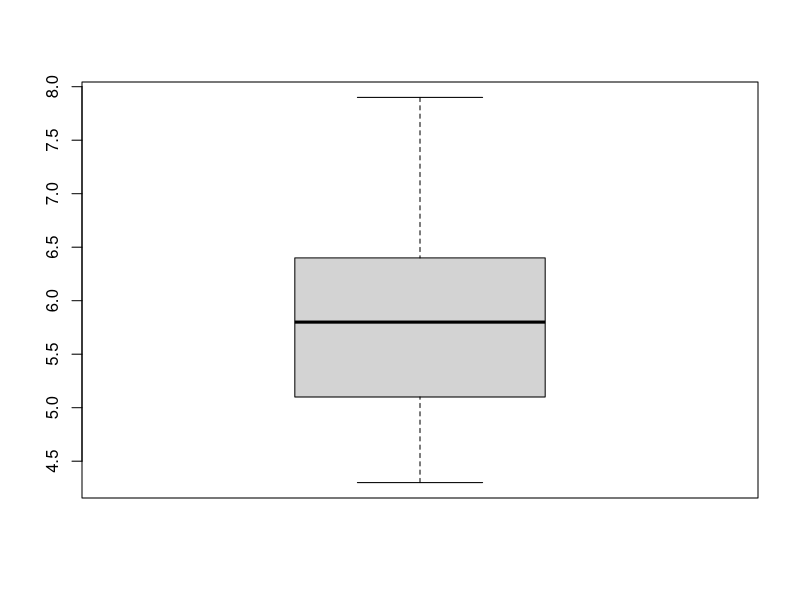
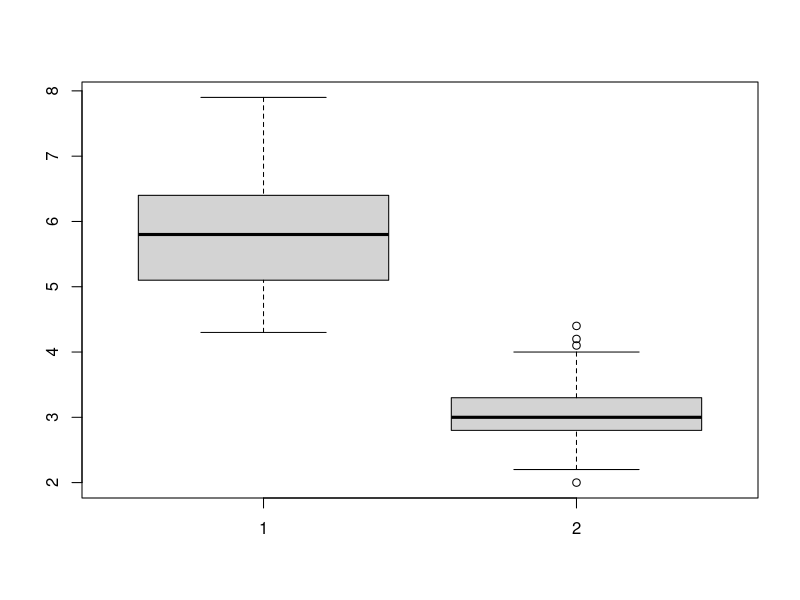
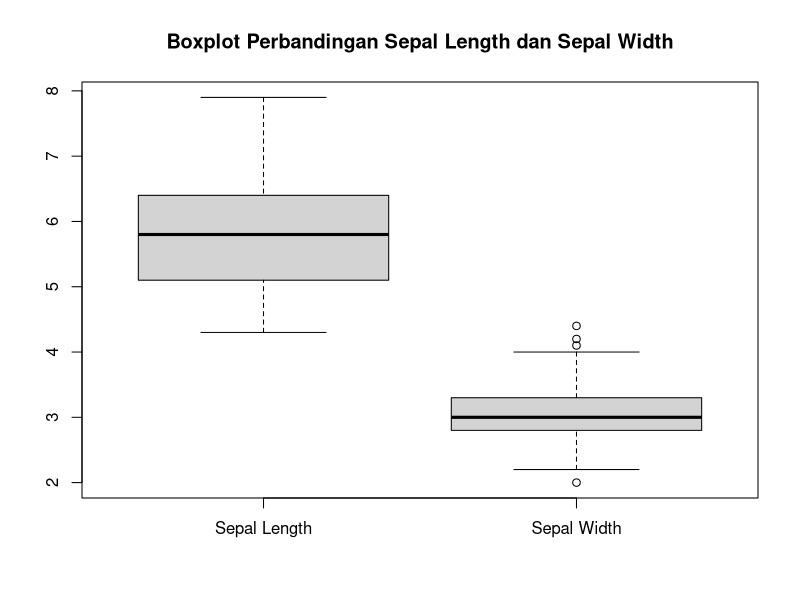
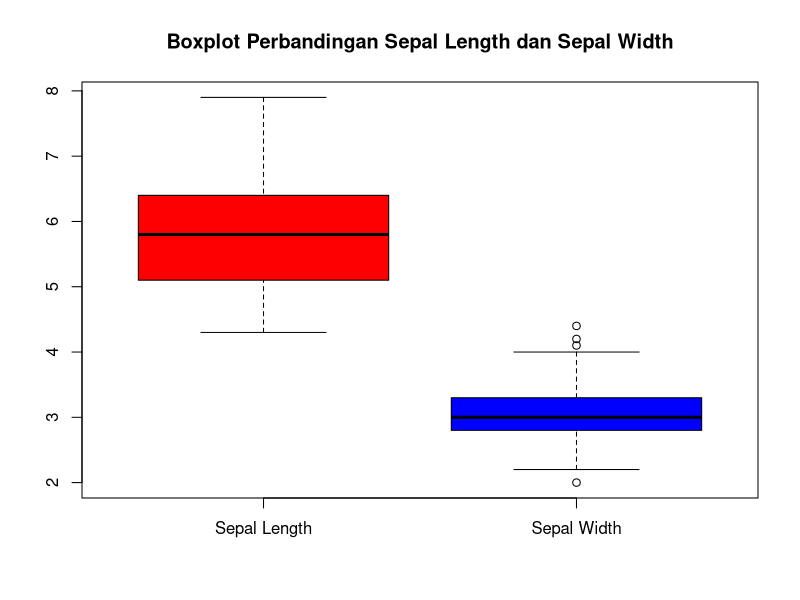
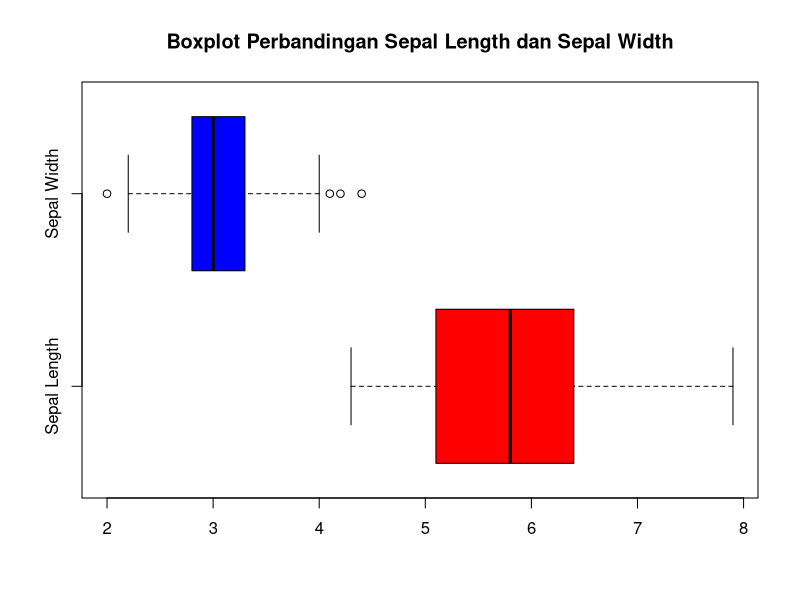
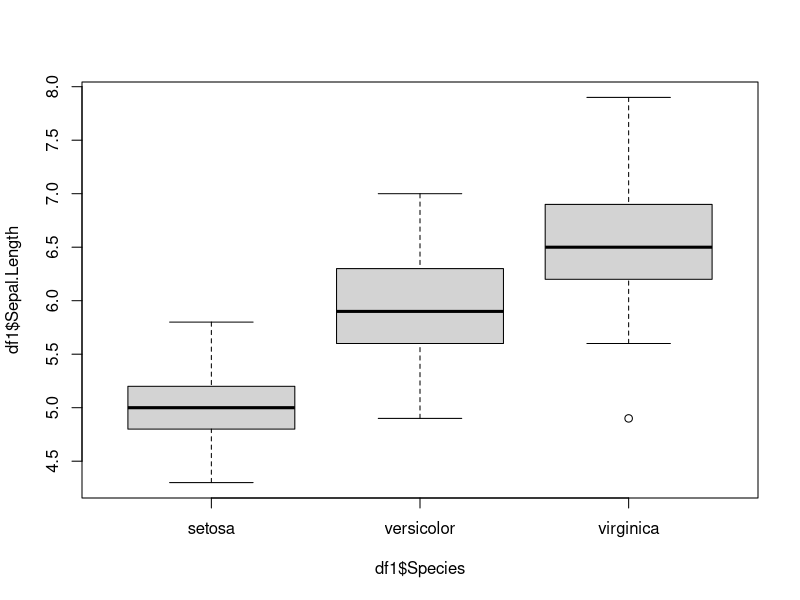
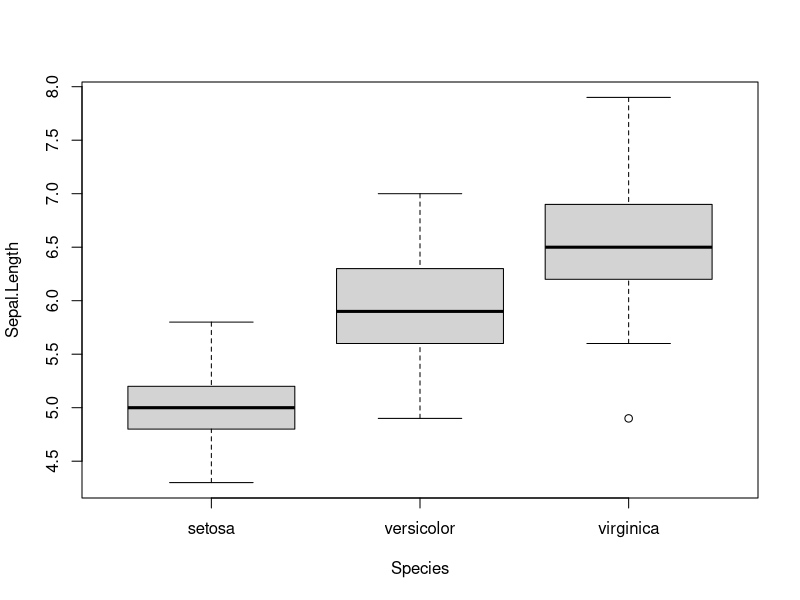
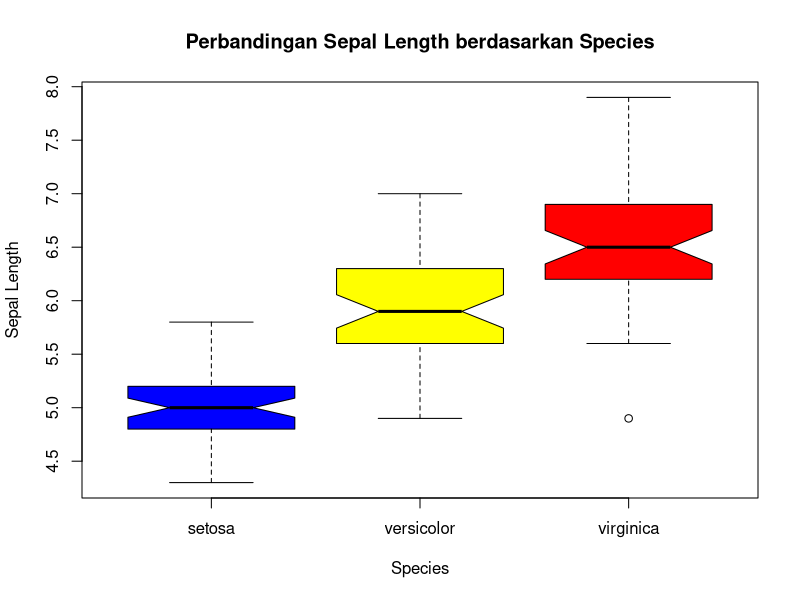

Write the R code that produced these figures, in order.
## ---- chunk 1
data("iris")
## ---- chunk 2
df1 <- iris
## ---- chunk 3
View(df1)
df1
## ---- chunk 4
ls(df1)
## ---- chunk 5
boxplot(df1$Sepal.Length) #1 variabel
## ---- chunk 6
boxplot(df1$Sepal.Length, df1$Sepal.Width) #2 variabel atau lebih
## ---- chunk 7
boxplot(df1$Sepal.Length, df1$Sepal.Width,
        main = "Boxplot Perbandingan Sepal Length dan Sepal Width",
        names = c("Sepal Length", "Sepal Width")) #tambahkan judul dan xlabel
## ---- chunk 8
boxplot(df1$Sepal.Length, df1$Sepal.Width,
        main = "Boxplot Perbandingan Sepal Length dan Sepal Width",
        names = c("Sepal Length", "Sepal Width"),
        col = c("red", "blue")) #ganti warna
## ---- chunk 9
boxplot(df1$Sepal.Length, df1$Sepal.Width,
        main = "Boxplot Perbandingan Sepal Length dan Sepal Width",
        names = c("Sepal Length", "Sepal Width"),
        col = c("red", "blue"),
        horizontal = TRUE) #rotate jadi horizontal
## ---- chunk 10
boxplot(df1$Sepal.Length ~ df1$Species)
## ---- chunk 11
boxplot(Sepal.Length ~ Species, data = df1)
## ---- chunk 12
boxplot(df1$Sepal.Length ~ df1$Species, 
        main = "Perbandingan Sepal Length berdasarkan Species",
        xlab = "Species",
        ylab = "Sepal Length",
        col = c("blue","yellow","red"),
        notch = TRUE)
## ---- chunk 13
plot(df1)
## ---- chunk 14
plot(df1$Sepal.Length, df1$Sepal.Width)
## ---- chunk 15
plot(df1$Sepal.Length, df1$Sepal.Width, 
     main = "Ini Judul grafiknya")
## ---- chunk 16
plot(df1$Sepal.Length, df1$Sepal.Width, 
     main = "Ini Judul grafiknya",
     xlab = "Sumbu X",
     ylab = "Sumbu Y")
## ---- chunk 17
?stem
View(ChickWeight) #data dari r
stem(ChickWeight$weight)
hist(ChickWeight$weight) #buat perbandingan
## ---- chunk 18
min(ChickWeight$weight) #cek nilai minimumnya
max(ChickWeight$weight) #cek maxnya
## ---- chunk 19
stem(ChickWeight$weight, scale = 5) 
stem(ChickWeight$weight, width = 100) 
## ---- chunk 20
?dotchart
View(mtcars)
## ---- chunk 21
dotchart(mtcars$mpg)
## ---- chunk 22
dotchart(mtcars$mpg, labels = row.names(mtcars),
         cex = 0.9, xlab = "mpg",
         main = "Persebaran Jarak Yang Dapat Ditempuh Per Galon")
## ---- chunk 23
grps <- as.factor(mtcars$cyl)
my_cols <- c("blue", "darkgreen", "orange")
dotchart(mtcars$mpg, labels = row.names(mtcars),
         groups = grps, gcolor = my_cols,
         color = my_cols[grps],
         cex = 0.9,  pch = 22, xlab = "mpg",
         main = "Persebaran Jarak Yang Dapat Ditempuh Per Galon Berdasarkan Jumlah Silinder")
legend("bottomright", legend = c("4","6", "6"),
       fill = my_cols, cex = 0.8)
## ---- chunk 24
data()
## ---- chunk 25
?iris
## ---- chunk 26
data(package = "datasets")
## ---- chunk 27
data("nhtemp")
## ---- chunk 28
View(nhtemp)
nhtemp
## ---- chunk 29
plot(nhtemp)
## ---- chunk 30
df_nhtemp <- data.frame(Time=time(nhtemp),
                        Temp=as.matrix(nhtemp))
## ---- chunk 31
View(df_nhtemp)
df_nhtemp
## ---- chunk 32
plot(df_nhtemp$Time, df_nhtemp$Temp, type="l")
## ---- chunk 33
plot(df_nhtemp$Time, df_nhtemp$Temp, type="l",
     xlab="Time", ylab="Temp",
     main="Average Yearly Temperature in New Haven")
